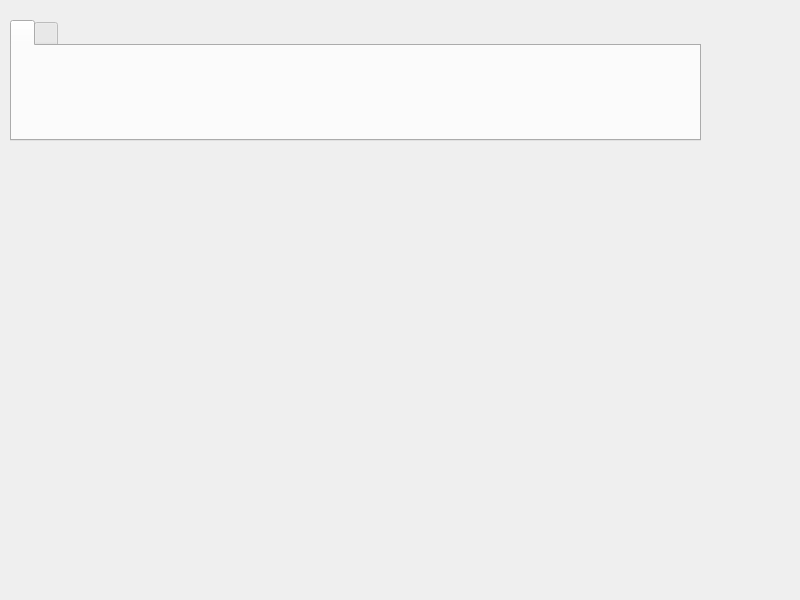
<?xml version="1.0" encoding="UTF-8"?>
<ui version="4.0">
 <class>Widget</class>
 <widget class="QWidget" name="Widget">
  <property name="geometry">
   <rect>
    <x>0</x>
    <y>0</y>
    <width>800</width>
    <height>600</height>
   </rect>
  </property>
  <property name="windowTitle">
   <string>Widget</string>
  </property>
  <widget class="QTabWidget" name="tabWidget">
   <property name="geometry">
    <rect>
     <x>10</x>
     <y>20</y>
     <width>691</width>
     <height>121</height>
    </rect>
   </property>
   <property name="autoFillBackground">
    <bool>true</bool>
   </property>
   <widget class="QWidget" name="tabWidgetPage1" native="true">
    <attribute name="title">
     <string/>
    </attribute>
   </widget>
   <widget class="QWidget" name="tabWidgetPage2" native="true">
    <attribute name="title">
     <string/>
    </attribute>
   </widget>
  </widget>
 </widget>
 <resources/>
 <connections/>
</ui>
